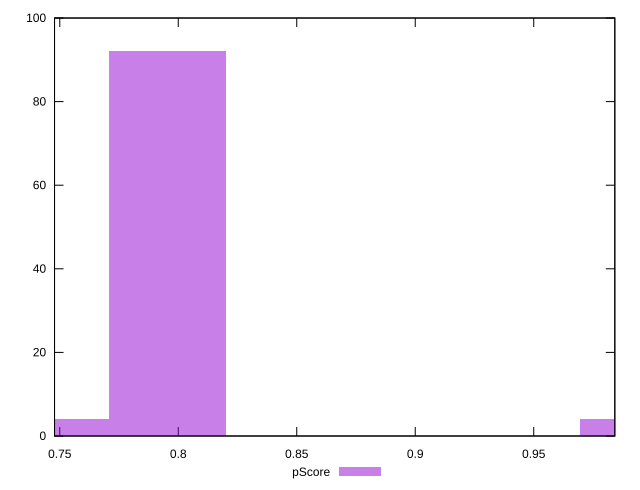

Generate this figure with gnuplot:
reset

$pScore <<EOF
0.7954372501067285 92
0.9942965626334106 4
0.745722421975058 4
EOF

set key outside below
set boxwidth 0.04971482813167053
set xrange [0.7477894455682657:0.9842199374576777]
set yrange [0:100]
set trange [0:100]
set style fill transparent solid 0.5 noborder
set terminal svg size 640, 490 enhanced background rgb 'white'
set output "report_00021_2021-02-20T09:16:39.615Z/interactive/samples/pages+cached+noadtech+nomedia/pScore/histogram.svg"

plot $pScore title "pScore" with boxes

reset
